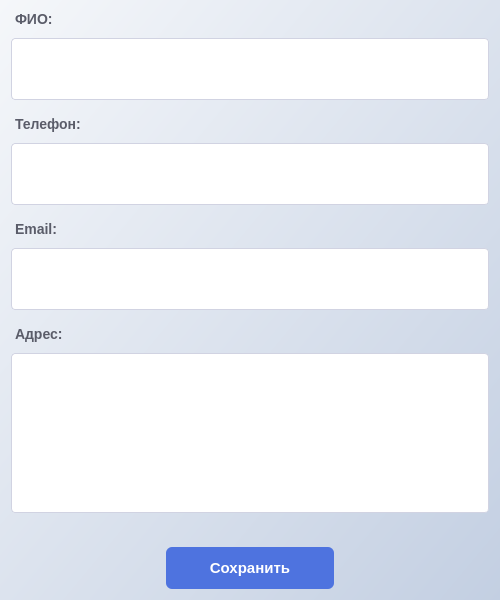
<?xml version="1.0" encoding="UTF-8"?>
<ui version="4.0">
 <class>EditContactDialog</class>
 <widget class="QDialog" name="EditContactDialog">
  <property name="geometry">
   <rect>
    <x>0</x>
    <y>0</y>
    <width>500</width>
    <height>600</height>
   </rect>
  </property>
  <property name="windowTitle">
   <string>Редактировать контакт</string>
  </property>
  <property name="styleSheet">
   <string notr="true">QDialog {
    background: qlineargradient(x1:0, y1:0, x2:1, y2:1, stop:0 #f5f7fa, stop:1 #c3cfe2);
    font-family: 'Segoe UI', Arial, sans-serif;
}

QLabel {
    color: #5a5c69;
    font-size: 14px;
    font-weight: 500;
    margin-bottom: 5px;
}

QPushButton {
    background-color: #4e73df;
    color: white;
    border: none;
    padding: 12px 24px;
    border-radius: 6px;
    font-size: 14px;
    font-weight: 500;
    min-width: 120px;
    text-align: center;
    transition: all 0.3s;
}

QPushButton:hover {
    background-color: #3a56c7;
    box-shadow: 0 4px 8px rgba(0,0,0,0.1);
}

QPushButton:pressed {
    background-color: #2e44a8;
}

QLineEdit, QTextEdit {
    background-color: white;
    border: 1px solid #d1d3e2;
    border-radius: 4px;
    padding: 10px;
    font-size: 14px;
    margin-bottom: 10px;
    min-height: 40px;
}

QLineEdit:focus, QTextEdit:focus {
    border: 1px solid #4e73df;
    outline: none;
}

QTextEdit {
    min-height: 100px;
}</string>
  </property>
  <layout class="QVBoxLayout" name="verticalLayout" spacing="15" margin="20">
   <item>
    <widget class="QLabel" name="label">
     <property name="text">
      <string>ФИО:</string>
     </property>
    </widget>
   </item>
   <item>
    <widget class="QLineEdit" name="nameEdit"/>
   </item>
   <item>
    <widget class="QLabel" name="label_2">
     <property name="text">
      <string>Телефон:</string>
     </property>
    </widget>
   </item>
   <item>
    <widget class="QLineEdit" name="phoneEdit"/>
   </item>
   <item>
    <widget class="QLabel" name="label_3">
     <property name="text">
      <string>Email:</string>
     </property>
    </widget>
   </item>
   <item>
    <widget class="QLineEdit" name="emailEdit"/>
   </item>
   <item>
    <widget class="QLabel" name="label_4">
     <property name="text">
      <string>Адрес:</string>
     </property>
    </widget>
   </item>
   <item>
    <widget class="QTextEdit" name="addressEdit"/>
   </item>
   <item>
    <spacer name="verticalSpacer">
     <property name="orientation">
      <enum>Qt::Vertical</enum>
     </property>
     <property name="sizeHint" stdset="0">
      <size>
       <width>20</width>
       <height>40</height>
      </size>
     </property>
    </spacer>
   </item>
   <item>
    <layout class="QHBoxLayout" name="horizontalLayout" spacing="15">
     <item>
      <spacer name="horizontalSpacer">
       <property name="orientation">
        <enum>Qt::Horizontal</enum>
       </property>
       <property name="sizeHint" stdset="0">
        <size>
         <width>40</width>
         <height>20</height>
        </size>
       </property>
      </spacer>
     </item>
     <item>
      <widget class="QPushButton" name="saveButton">
       <property name="text">
        <string>Сохранить</string>
       </property>
       <property name="styleSheet">
        <string notr="true">padding: 12px 24px;
font-size: 15px;
font-weight: bold;</string>
       </property>
      </widget>
     </item>
     <item>
      <spacer name="horizontalSpacer_2">
       <property name="orientation">
        <enum>Qt::Horizontal</enum>
       </property>
       <property name="sizeHint" stdset="0">
        <size>
         <width>40</width>
         <height>20</height>
        </size>
       </property>
      </spacer>
     </item>
    </layout>
   </item>
  </layout>
 </widget>
 <resources/>
 <connections/>
</ui>
